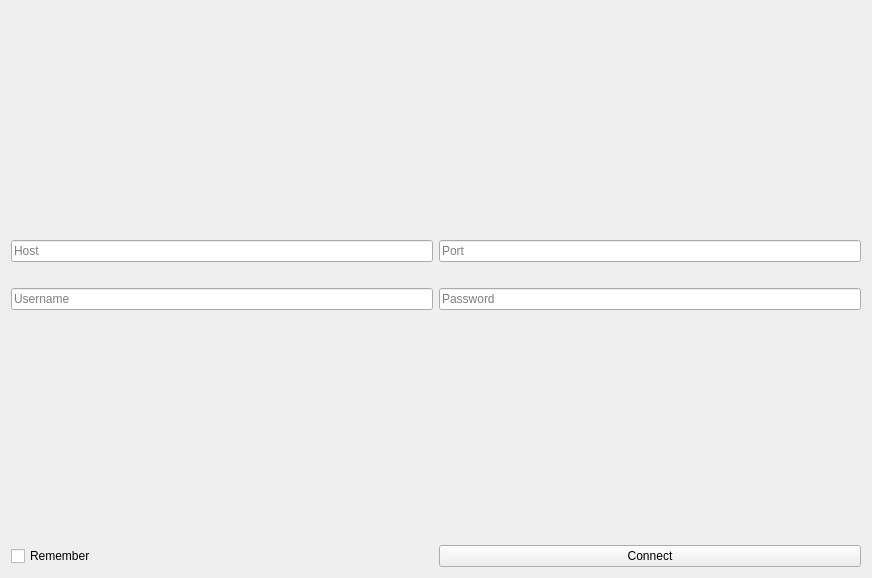
<?xml version="1.0" encoding="UTF-8"?>
<ui version="4.0">
 <class>FTPConnect</class>
 <widget class="QWidget" name="FTPConnect">
  <property name="geometry">
   <rect>
    <x>0</x>
    <y>0</y>
    <width>872</width>
    <height>578</height>
   </rect>
  </property>
  <property name="windowTitle">
   <string>FTP</string>
  </property>
  <layout class="QGridLayout" name="gridLayout_2">
   <item row="0" column="0">
    <layout class="QGridLayout" name="gridLayout">
     <item row="5" column="0">
      <spacer name="verticalSpacer_3">
       <property name="orientation">
        <enum>Qt::Vertical</enum>
       </property>
       <property name="sizeHint" stdset="0">
        <size>
         <width>20</width>
         <height>40</height>
        </size>
       </property>
      </spacer>
     </item>
     <item row="2" column="0">
      <widget class="QLineEdit" name="lineEdit">
       <property name="placeholderText">
        <string>Host</string>
       </property>
      </widget>
     </item>
     <item row="2" column="1">
      <widget class="QLineEdit" name="lineEdit_4">
       <property name="placeholderText">
        <string>Port</string>
       </property>
      </widget>
     </item>
     <item row="4" column="0">
      <widget class="QLineEdit" name="lineEdit_2">
       <property name="placeholderText">
        <string>Username</string>
       </property>
      </widget>
     </item>
     <item row="3" column="0">
      <spacer name="verticalSpacer">
       <property name="orientation">
        <enum>Qt::Horizontal</enum>
       </property>
       <property name="sizeType">
        <enum>QSizePolicy::MinimumExpanding</enum>
       </property>
       <property name="sizeHint" stdset="0">
        <size>
         <width>20</width>
         <height>20</height>
        </size>
       </property>
      </spacer>
     </item>
     <item row="1" column="0">
      <spacer name="verticalSpacer_2">
       <property name="orientation">
        <enum>Qt::Vertical</enum>
       </property>
       <property name="sizeHint" stdset="0">
        <size>
         <width>20</width>
         <height>40</height>
        </size>
       </property>
      </spacer>
     </item>
     <item row="6" column="1">
      <widget class="QPushButton" name="pushButton">
       <property name="text">
        <string>Connect</string>
       </property>
      </widget>
     </item>
     <item row="6" column="0">
      <widget class="QCheckBox" name="checkBox">
       <property name="text">
        <string>Remember</string>
       </property>
      </widget>
     </item>
     <item row="4" column="1">
      <widget class="QLineEdit" name="lineEdit_3">
       <property name="placeholderText">
        <string>Password</string>
       </property>
      </widget>
     </item>
    </layout>
   </item>
  </layout>
 </widget>
 <resources/>
 <connections/>
</ui>
